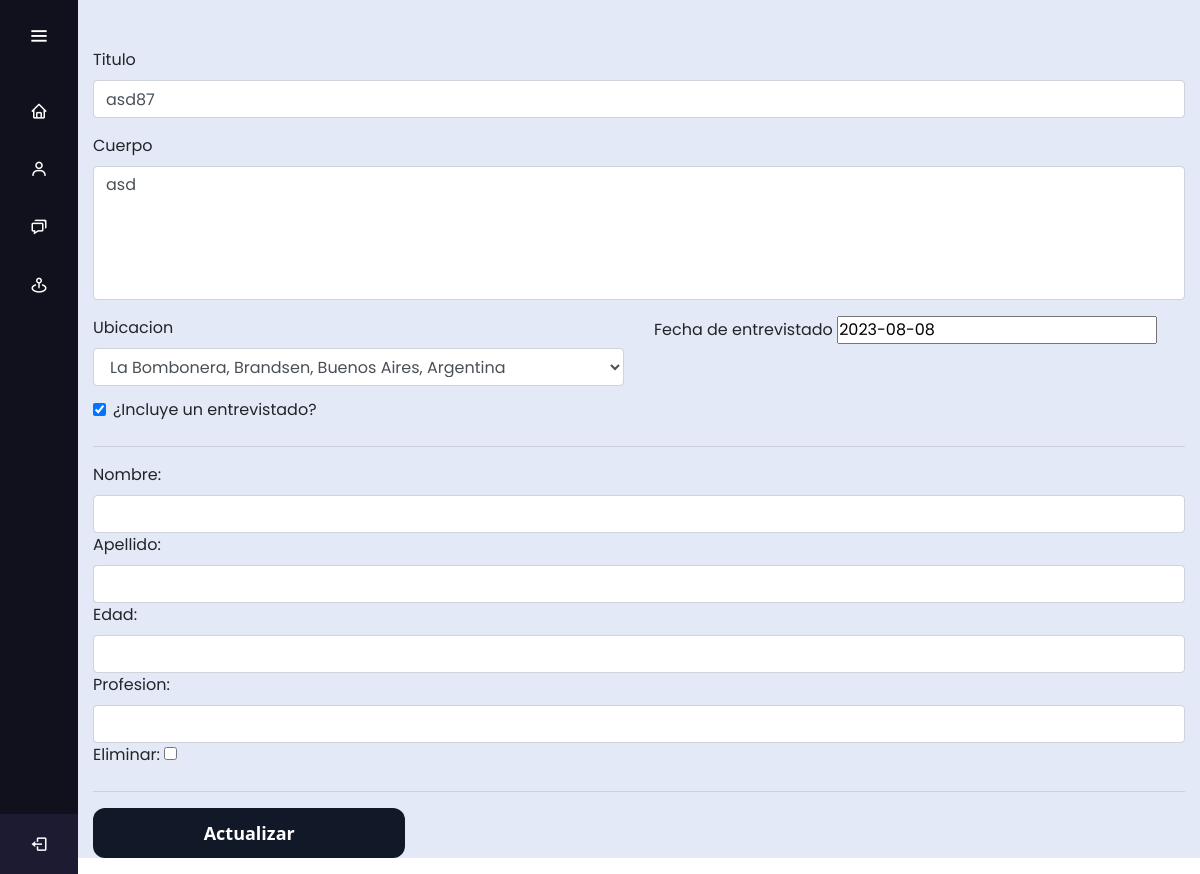
The app's page /update_note/10/ with its own data.
### maps/models.py (models this page shows, shortened)
class Note(models.Model):
    user = models.ForeignKey(CustomUser, on_delete=models.CASCADE, default=CustomUser)
    titulo = models.TextField()
    texto = models.TextField()
    nroVisita = models.AutoField(primary_key=True)
    fechaHora = models.DateTimeField(auto_now_add=True)
    ubic = models.ForeignKey(Address, on_delete=models.CASCADE)
    entrevista = models.BooleanField(default=True)
    fechaEntr = models.DateField(null=True, blank=True)
    imagen = models.ImageField(upload_to='fotos/', blank=True, null=True)

### maps/views.py (the view)
# urls.py: path('update_note/<int:note_id>/', views.update_note, name='update_note'),
def update_note(request, note_id):
    nota = get_object_or_404(Note, pk=note_id)
    form = NoteForm(request.POST or None, instance=nota)
    entrevistado_formset = EntrevistadoFormset(request.POST or None, instance=nota, prefix='entrevistado')
    print(entrevistado_formset.is_valid())
    print(entrevistado_formset.errors)
    if form.is_valid() and entrevistado_formset.is_valid():
        form.save()
        entrevistado_formset.save()
        messages.success(request, 'Nota y entrevistados actualizados exitosamente')
        return HttpResponseRedirect('/notes')
    return render(request, 'update_nota.html', {'nota': nota, 'form': form, 'entrevistado_formset': entrevistado_formset})

### maps/forms.py (shortened to what this page needs)
class NoteForm(forms.ModelForm):
    class Meta:
        model = Note
        fields = ['user', 'titulo', 'texto', 'ubic',
                  'entrevista', 'fechaEntr', 'imagen']
        widgets = {
            'user': forms.HiddenInput(),
            'titulo': forms.TextInput(attrs={'placeholder': 'Titulo de la nota', 'class': 'form-control'}),
            'texto': forms.Textarea(attrs={'placeholder': 'Cuerpo de la nota...', 'class': 'form-control', 'rows': 5, 'cols': 40, 'style': 'resize:none;'}),
            'ubic': forms.Select(attrs={'class': 'form-control'}),
            'fechaEntr': DatePickerInput(
                options={
                    "format": "DD/MM/YYYY",  # moment date-time format
                    "showClose": True,
                    "showClear": True,
                    "showTodayButton": True,
                    "locale": "es",
                },
                attrs={'class': 'form-control'}
            ),
            'entrevista': forms.CheckboxInput(attrs={'class': 'form-check-input'}),
        }

### maps/models.py (called while the page is built)
    def __str__(self):
        return self.address

### deu_HM/templates/update_nota.html (shortened to what this page needs)
{% extends 'base.html' %}
{% block content %}
<link rel="stylesheet" href="https://cdn.jsdelivr.net/npm/bootstrap@4.3.1/dist/css/bootstrap.min.css"
integrity="sha384-ggOyR0iXCbMQv3Xipma34MD+dH/1fQ784/j6cY/iJTQUOhcWr7x9JvoRxT2MZw1T">
<div class="container">
    <h1 style="padding-top: 20px;"></h1>
    <form action="" method="post" style="padding-top: 20px;">
        <div class="form-group">
            <div class="form-group">
                <div class="form-outline mb-1">
                    <label for="{{ form.titulo.id_for_label }}" class="form-label">Titulo</label>
                    {{ form.titulo }}
                </div>
            </div>
            <div class="form-group">
                <div class="form-outline mb-1">
                    <label for="{{ form.texto.id_for_label }}" class="form-label">Cuerpo</label>
                    {{ form.texto }}
                </div>
            </div>
            <div class="row">
                <div class="col-md-6 mb-1">
                    <div class="form-outline">
                        <label for="{{ form.ubic.id_for_label }}" class="form-label">Ubicacion</label>
                        {{ form.ubic }}
                    </div>
                </div>
                <div class="col-md-6 mb-1">
                    <div class="form-outline">
                        <label for="{{ form.fechaEntr.id_for_label }}" class="form-label">Fecha de entrevistado</label>
                        {{ form.fechaEntr }}
                    </div>
                </div>
            </div>
            <div class="form-check mt-2">
                <div class="form-outline mb-1">
                    {{ form.entrevista }}
                    <label for="{{ form.entrevista.id_for_label }}" class="form-label">¿Incluye un entrevistado?</label>
                </div>
            </div>
            <hr>
            <div id="entrevistado-formset">
                {% for form in entrevistado_formset %}
                    {{ form.as_table }}
                    <hr>
                {% endfor %}
            </div>
            <div class="form-group">
                <input class="button-40" id="boton-actualizar" data-target="#myModal" data-toggle="modal" value="Actualizar">
            </div>
    </form>
    {% endblock %}

### deu_HM/static/css/base.css (style rules this page uses)
* { margin: 0; padding: 0; box-sizing: border-box; font-family: "Poppins" , sans-serif; }

### deu_HM/templates/update_nota.html (style rules this page uses)
.button-40 { background-color: #111827; border: 1px solid transparent; border-radius: .75rem; box-sizing: border-box; color: #FFFFFF; cursor: pointer; flex: 0 0 auto; font-family: "Inter var",ui-sans-serif,system-ui,-apple-system,system-ui,"Segoe UI",Roboto,"Helvetica Neue",Arial,"Noto Sans",sans-serif,"Apple Color Emoji","Segoe UI Emoji","Segoe UI Symbol","Noto Color Emoji"; font-size: 1.125rem; font-weight: 600; line-height: 1.5rem; padding: .75rem 1.2rem; text-align: center; text-decoration: none #6B7280 solid; text-decoration-thickness: auto; transition-duration: .2s; transition-property: background-color,border-color,color,fill,stroke; transition-timing-function: cubic-bezier(.4, 0, 0.2, 1); user-select: none; -webkit-user-select: none; touch-action: manipulation; width: auto; }

### records on screen
Note: titulo "asd87", texto "asd", ubic "La Bombonera, Brandsen, Buenos Aires, Argentina", fechaEntr "2023-08-08", entrevista "☑"
